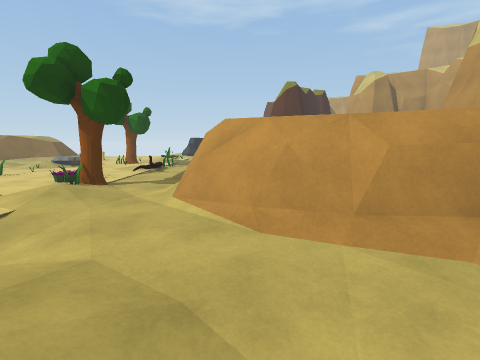
view 1 (above)

22 first-person views from a walk through a 3-D level made in the Unity game engine. The camera is 1.4 m above the floor, tilts 8° down and sees 85° across. The floor is counted in squares, 1 m on a side. Each view is taken from the middle of a square. On the plan, view 1 faces up. The plan holds only what a view shows up to about 13 squares ahead; the rest is blank. The place goes on beyond the plan. Some animated figures are left out.

view 2
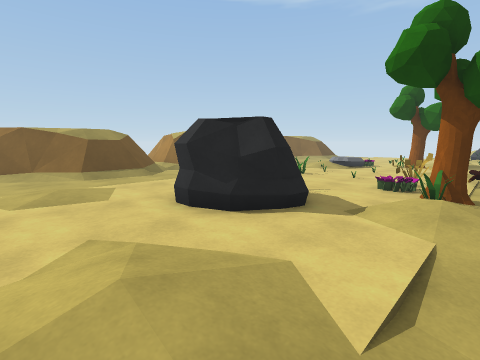

view 3
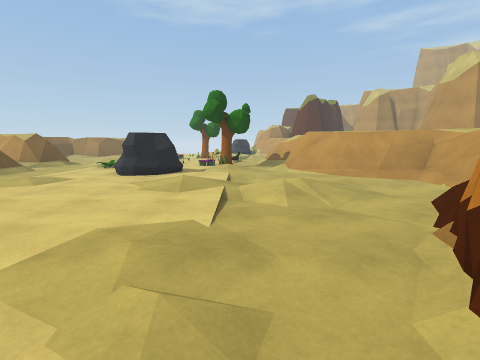

view 4
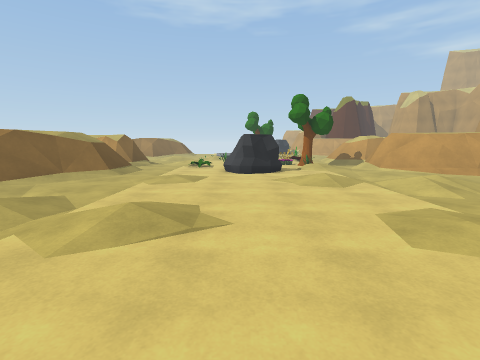

view 5
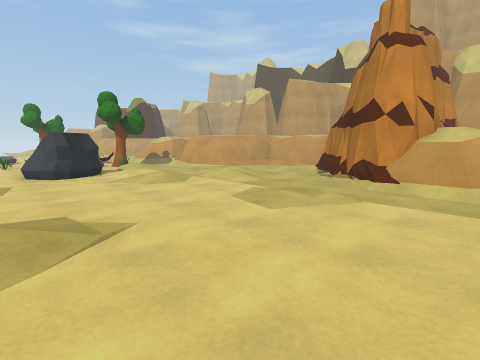

view 6
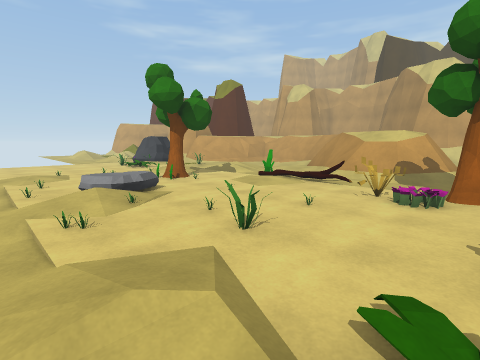

view 7
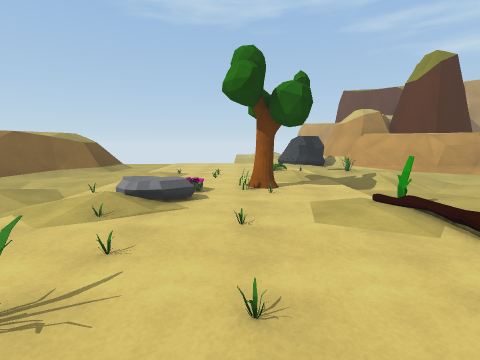

view 8
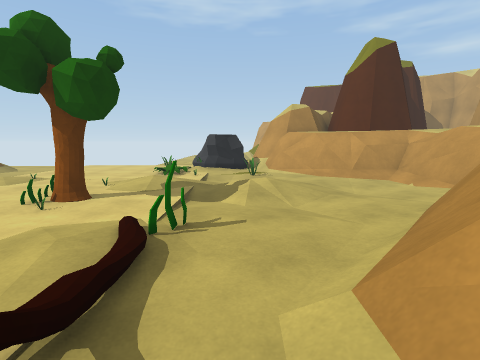

view 9
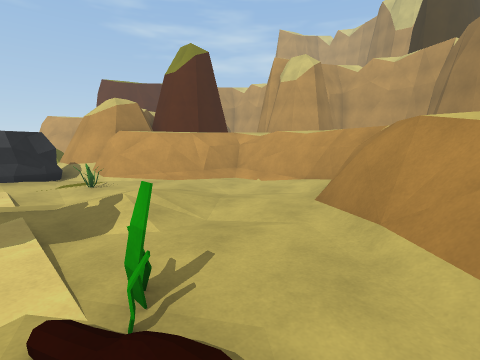

view 10
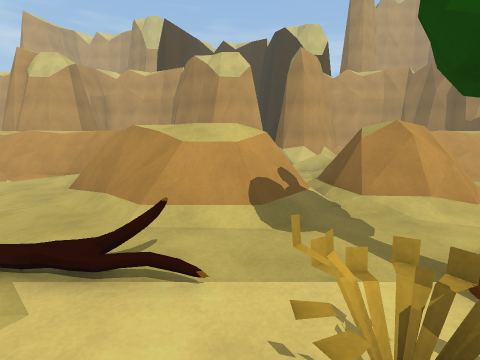

view 11
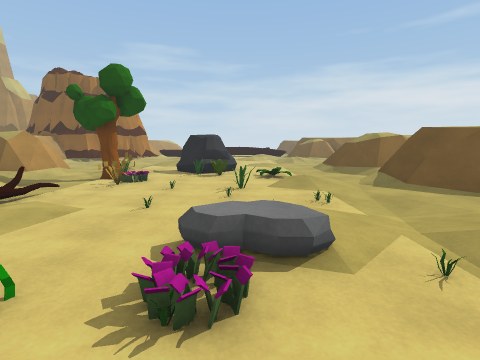

view 12
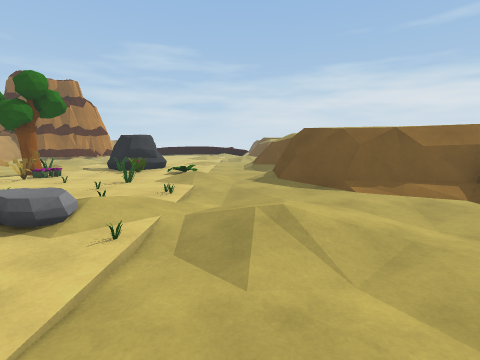

view 13
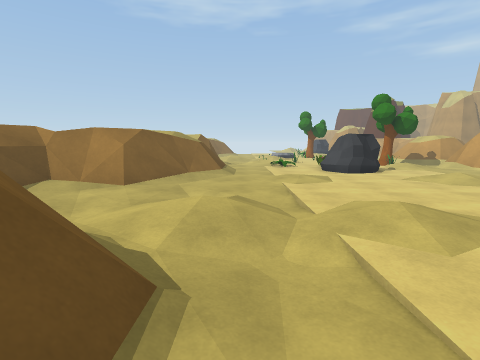

view 14
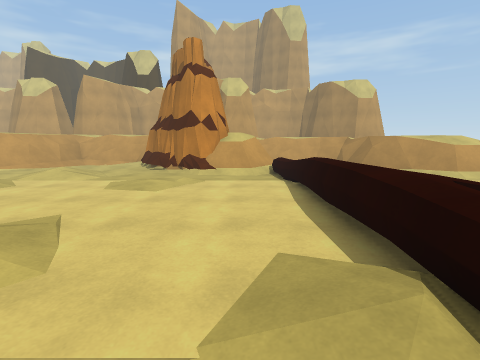

view 15
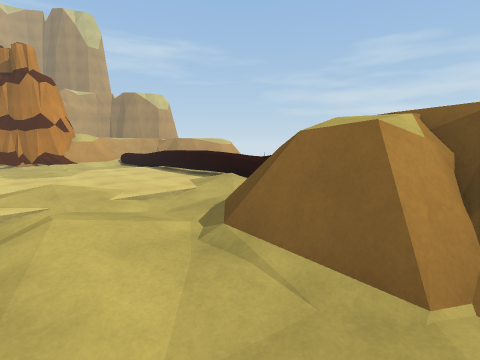

view 16
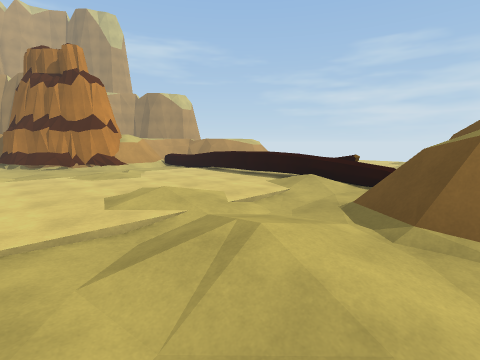

view 17
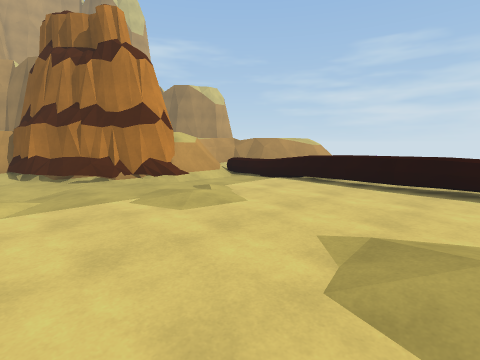

view 18
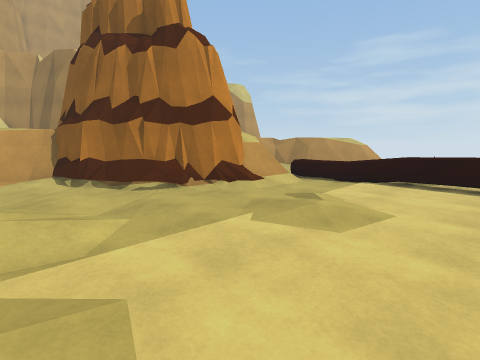

view 19
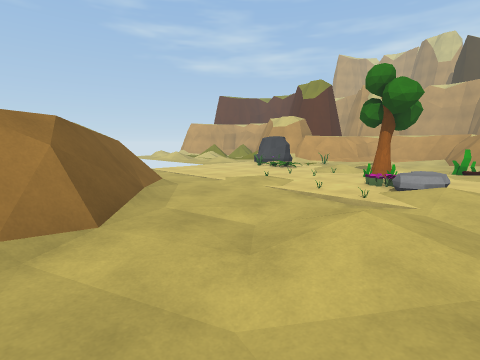

view 20
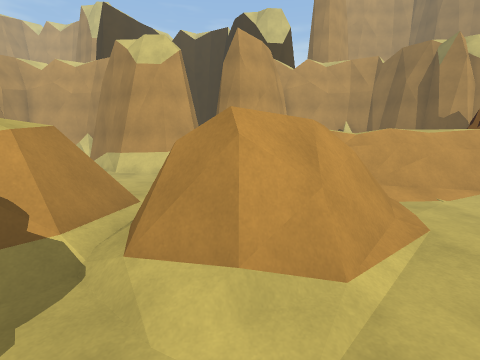

view 21
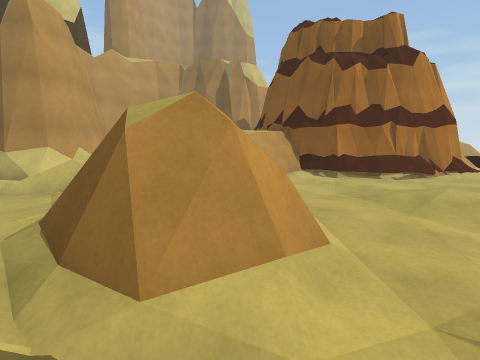

view 22
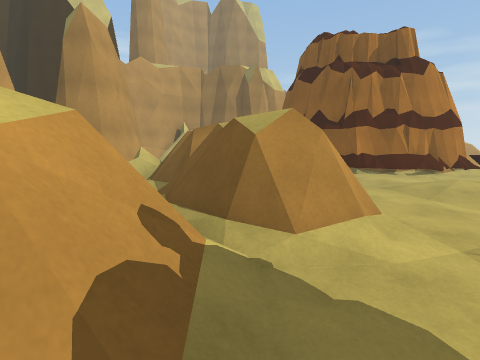

### Floor plan
Key: @ floor where view 1 was taken; # wall or solid block; . main floor; : floor 0.25 m higher than the main floor; - floor 0.25 m lower than the main floor; + floor 1.75 m higher than the main floor; * floor 2 m higher than the main floor; / step, stairs or slope; = window, fence, low wall or low ledge; ^ raised ledge; L log; P plant; T tree; R rock; O other object.
Columns run from 21 left of view 1 to 6 right of it. Each row starts with its distance up from view 1.
 24        ........ORR..=##
 23      #=........O...O.#####
 22    *===...............==##
 21    ##=/..:O.... ///...../#
 20   ###/...::.O.://./:/.../#
 19   #=/.........O/..///.../#
 18   =......O...OT...///...=#
 17   ....//....OOT......../=#
 16   ...///.O/P..O.......=###
 15   ...///.///..../O...=###
 14  /....././O....::/..###
 13 #==/.....O...O.../.:==*
 12 ####=......O.....L.==*     ^
 11   ###=../..O.O.....=#*    ^^
 10     ##/.//.....P.../=##=^^^^
  9      #/../.....PT...///^^^^^
  8      =....P.....T../###=^^^^
  7     ==......PO..//./####==^^
  6    ###=.....RRR.//..=#######
  5     *#=....RRRR......#####
  4     ===.....RR........==^#
  3    ##=/..:......./.....//#
  2   ###/...::...:/:.///.../#
  1 *###=..........//./:/.../#
  0 +==/.............-///@../#
 -1 #=....//...............###
 -2   ...///.............###
 -3    ..///.///....:...###
 -4   ./..//.///...::...##
 -5   =##=/.........:..##
 -6   ####=............=#
 -7   #+ #=............=#
 -8       =.:/........./##
 -9       ==^^^^^^^^^^^^=

Where each view was taken, in squares from view 1:
view 1: 0 up, 0 right, facing up
view 2: 1 up, 4 left, facing up-left
view 3: 7 down, 4 left, facing up
view 4: 8 down, 9 left, facing up
view 5: 8 down, 11 left, facing up-right
view 6: 8 up, 13 left, facing up-right
view 7: 9 up, 8 left, facing up
view 8: 11 up, 3 left, facing up
view 9: 13 up, 5 left, facing up-right
view 10: 11 up, 7 left, facing right
view 11: 19 up, 10 left, facing down
view 12: 20 up, 14 left, facing down
view 13: 8 down, 14 left, facing up
view 14: 7 down, 14 left, facing right
view 15: 2 down, 19 left, facing down-right
view 16: 0 up, 17 left, facing down-right
view 17: 0 up, 11 left, facing down-right
view 18: 1 up, 8 left, facing down-right
view 19: 14 up, 19 left, facing up-right
view 20: 7 up, 4 left, facing right
view 21: 9 up, 3 left, facing down-right
view 22: 11 up, 3 left, facing down-right
